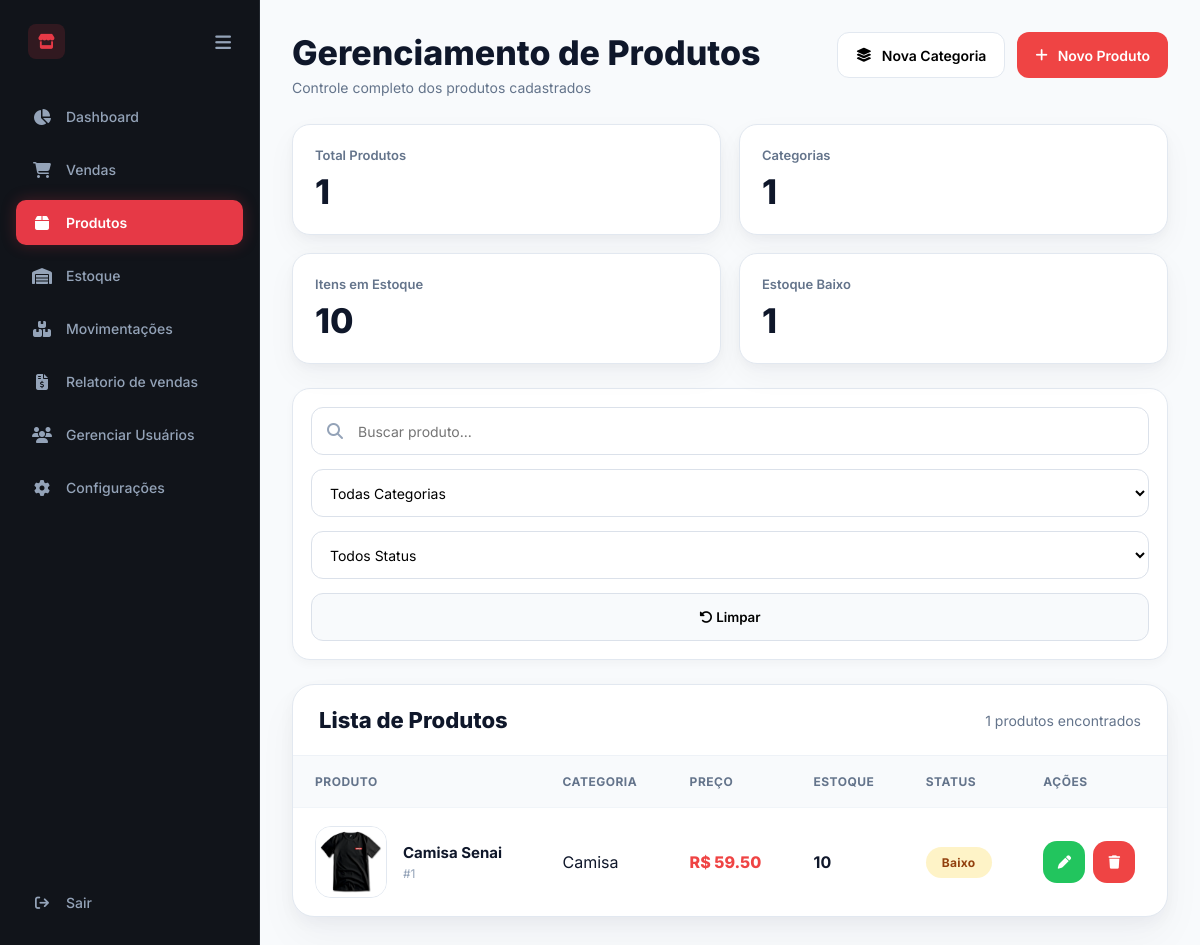
Page /produtos/ on the earlier database version.
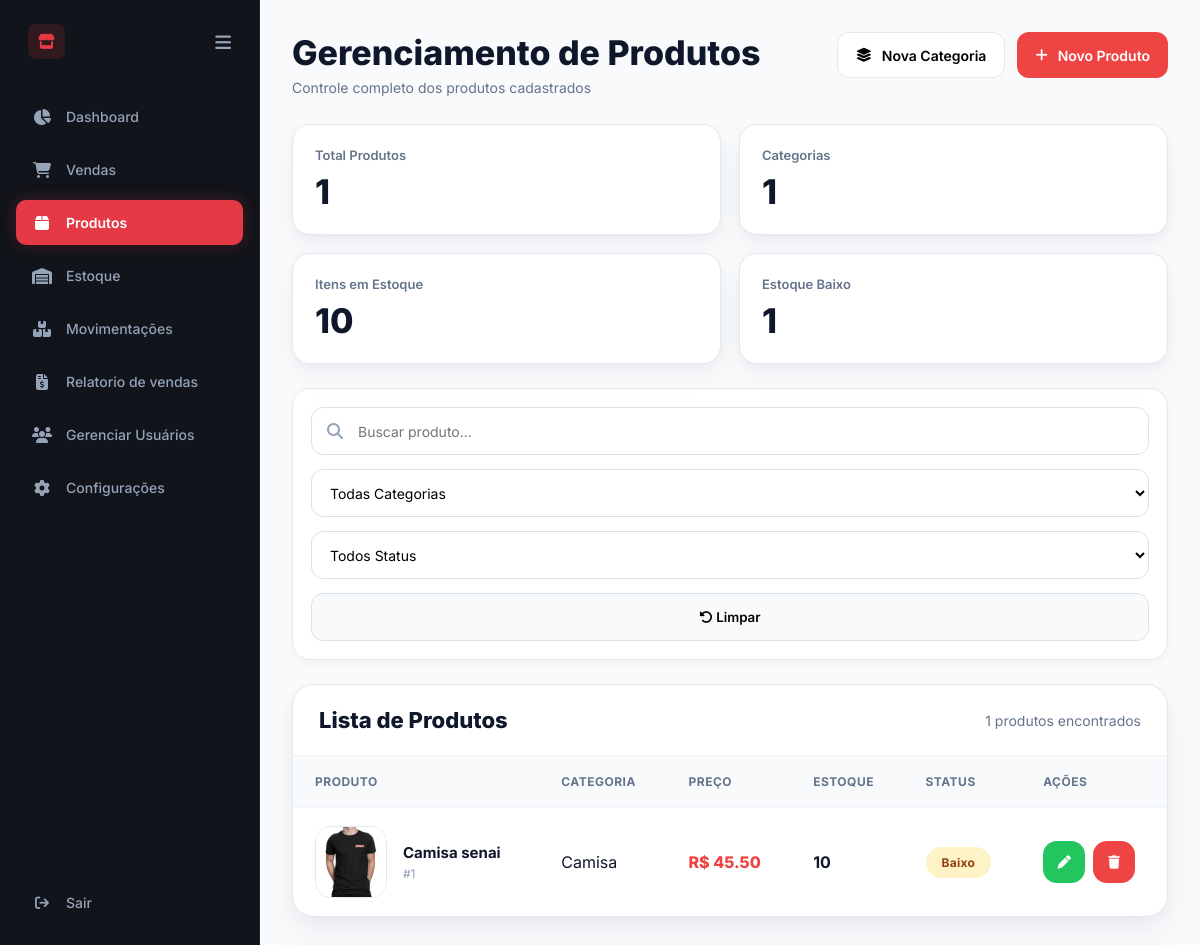
Same page on the later database version.
### app/models/produtos.py (models this page shows)
class Produto(Base):
    __tablename__ = "produtos"
    id = Column(Integer, primary_key=True, index=True)
    nome = Column(String, nullable=False)
    preco = Column(Float, nullable=False)
    estoque = Column(Integer, default=0)
    imagem = Column(String, nullable=True)
    ativo = Column(Boolean, default=True)
    categoria_id = Column(Integer, ForeignKey("categorias.id"))
    categoria = relationship("Categoria")

### app/models/categoria.py (models this page shows)
class Categoria(Base):
    __tablename__ = "categorias"
    id = Column(Integer, primary_key=True, index=True)
    nome = Column(String, nullable=False)
    descricao = Column(String, nullable=True)

### app/routes/produtos.py (the view)
@router.get("/")
def pagina_produtos(
    request: Request,
    db: Session = Depends(get_db)
):
    produtos = db.query(Produto).all()
    total_estoque = sum(
        produto.estoque
        for produto in produtos
    )
    produtos_baixo = len([
        p for p in produtos
        if p.estoque > 0 and p.estoque <= 10
    ])
    produtos_sem = len([
        p for p in produtos
        if p.estoque == 0
    ])
    categorias = db.query(Categoria).all()
    return templates.TemplateResponse(
        "produtos.html",
        {
            "request": request,
            "produtos": produtos,
            "categorias": categorias,
            "total_estoque": total_estoque,
            "produtos_baixo": produtos_baixo,
            "produtos_sem": produtos_sem
        }
    )

### app/templates/produtos.html (shortened to what this page needs)
<!DOCTYPE html>
<html lang="pt-BR">
<head>
<link rel="stylesheet" href="/static/css/produtos.css?v=10">
<link rel="stylesheet"
href="https://cdnjs.cloudflare.com/ajax/libs/font-awesome/6.4.0/css/all.min.css">
</head>
<body>
<aside class="sidebar" id="sidebar">
    <div>
        <div class="sidebar-brand">
            <div style="display: flex; align-items: center; gap: 12px;">
                <i class="fa-solid fa-store"></i>
            </div>
            <i class="fa-solid fa-bars toggle-btn" onclick="toggleSidebar()"></i>
        </div>
        <ul class="menu-list">
            <li class="menu-item">
                <a href="/dashboard">
                    <i class="fa-solid fa-chart-pie"></i>
                    <span>Dashboard</span>
                </a>
            </li>
            <li class="menu-item">
                <a href="/vendas">
                    <i class="fa-solid fa-cart-shopping"></i>
                    <span>Vendas</span>
                </a>
            </li>
            <li class="menu-item active">
                <a href="/produtos">
                    <i class="fa-solid fa-box"></i>
                    <span>Produtos</span>
                </a>
            </li>
            <li class="menu-item">
                <a href="/estoque">
                    <i class="fa-solid fa-warehouse"></i>
                    <span>Estoque</span>
                </a>
            </li>
            <li class="menu-item">
                <a href="/movimentacoes">
                    <i class="fa-solid fa-boxes-stacked"></i>
                    <span>Movimentações</span>
                </a>
            </li>
            <li class="menu-item">
                <a href="/relatorio">
                    <i class="fa-solid fa-file-invoice-dollar"></i>
                    <span>Relatorio de vendas</span>
                </a>
            </li>
            <li class="menu-item">
                <a href="/usuarios">
                    <i class="fa-solid fa-users"></i>
                    <span>Gerenciar Usuários</span>
                </a>
            </li>
            <li class="menu-item">
                <a href="/configuracoes">
                    <i class="fa-solid fa-gear"></i>
                    <span>Configurações</span>
                </a>
            </li>
        </ul>
    </div>
    <div class="sidebar-footer">
        <a href="/auth/logout">
            <i class="fa-solid fa-arrow-right-from-bracket"></i>
            <span>Sair</span>
        </a>
    </div>
</aside>
<main class="main-content">
<div class="container">
<div class="topbar">
<div>
<h1 class="title">
Gerenciamento de Produtos
</h1>
<p class="subtitle">
Controle completo dos produtos cadastrados
</p>
</div>
<div class="top-buttons">
<button
class="new-user-btn"
onclick="abrirModalCategoria()">
<i class="fa-solid fa-layer-group"></i>
Nova Categoria
</button>
<button
class="new-user-btn primary"
onclick="abrirModalCriar()">
<i class="fa-solid fa-plus"></i>
Novo Produto
</button>
</div>
</div>
<div class="stats-grid">
<div class="stat-card">
<div class="stat-title">
Total Produtos
</div>
<div class="stat-value">
{{ produtos|length }}
</div>
</div>
<div class="stat-card">
<div class="stat-title">
Categorias
</div>
<div class="stat-value">
{{ categorias|length }}
</div>
</div>
<div class="stat-card">
<div class="stat-title">
Itens em Estoque
</div>
<div class="stat-value">
{{ total_estoque }}
</div>
</div>
<div class="stat-card">
<div class="stat-title">
Estoque Baixo
</div>
<div class="stat-value">
{{ produtos_baixo }}
</div>
</div>
</div>
<div class="filters-container">
<div class="filter-search">
<i class="fa-solid fa-magnifying-glass"></i>
<input
type="text"
id="searchInput"
placeholder="Buscar produto..."
onkeyup="filtrarProdutos()">
</div>
<select id="categoriaFilter" onchange="filtrarProdutos()">
<option value="">
Todas Categorias
</option>
</select>
<select id="statusFilter" onchange="filtrarProdutos()">
<option value="">
Todos Status
</option>
</select>
<button
type="button"
class="clear-filter"
onclick="limparFiltros()">
<i class="fa-solid fa-rotate-left"></i>
Limpar
</button>
</div>
<div class="table-container">
<div class="table-top">
<h2>
Lista de Produtos
</h2>
<span id="contadorProdutos">
{{ produtos|length }} produtos encontrados
</span>
</div>
<table class="products-table">
<thead>
<tr>
<th>Produto</th>
<th>Categoria</th>
<th>Preço</th>
<th>Estoque</th>
<th>Status</th>
<th>Ações</th>
</tr>
</thead>
<tbody>
{% for produto in produtos %}
<tr
data-nome="{{ produto.nome|lower }}"
data-categoria="{{ produto.categoria.nome|lower if produto.categoria else '' }}"
data-status="{% if produto.estoque > 10 %}estoque{% elif produto.estoque > 0 %}baixo{% else %}sem{% endif %}">
<td>
<div class="product-cell">
{% if produto.imagem %}
<img
src="{{ produto.imagem }}"
class="table-image">
{% else %}
<div class="no-image">
<i class="fa-solid fa-box"></i>
</div>
{% endif %}
<div>
<div class="product-title">
{{ produto.nome }}
</div>
<div class="product-id">
#{{ produto.id }}
</div>
</div>
</div>
</td>
<td>
{{ produto.categoria.nome if produto.categoria else "Sem categoria" }}
</td>
<td>
R$ {{ "%.2f"|format(produto.preco) }}
</td>
<td>
{{ produto.estoque }}
</td>
<td>
{% if produto.estoque > 10 %}
<span class="status active">
Em estoque
</span>
{% elif produto.estoque > 0 %}
<span class="status warning">
Baixo
</span>
{% else %}
<span class="status inactive">
Sem estoque
</span>
{% endif %}
</td>
<td>
<div class="table-actions">
<button
    class="edit-btn"
    onclick="abrirModalEditar(
    '{{ produto.id }}',
    '{{ produto.nome }}',
    '{{ produto.categoria_id }}',
    '{{ produto.preco }}',
    '{{ produto.estoque }}'
    )">
    <i class="fa-solid fa-pen"></i>
</button>
<form
    action="/produtos/excluir/{{ produto.id }}"
    method="POST">
    <button
        type="submit"
        class="delete-btn">
        <i class="fa-solid fa-trash"></i>
    </button>
</form>
</div>
</td>
</tr>
{% endfor %}
</tbody>
</table>
</div>
</div>
</main>
</body>
</html>

Differences in the rows shown:
changed Produto "Camisa": imagem: a different picture; nome "Camisa Senai" → "Camisa senai"; preco "59.50" → "45.50"
